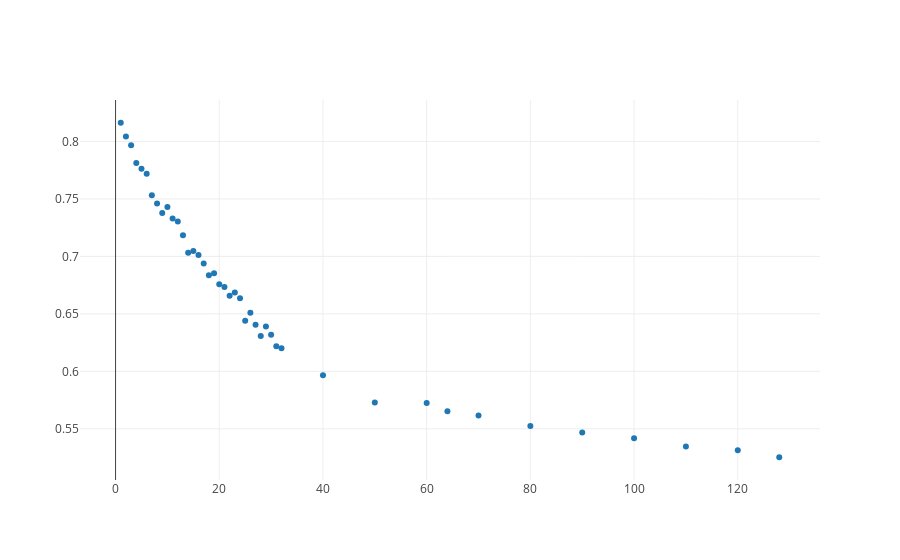

Write notebook code for a chart like this one.
### Code cell
# Create a trace
trace = go.Scatter(
    x = [x[0] for x in scatterplot],
    y = [x[1] for x in scatterplot],
    mode = 'markers'
)

data = [trace]

# Plot and embed in ipython notebook!
iplot(data)

### Figure 1 — Plotly figure (JSON) as saved in the notebook; plotly's stock layout.template omitted (floating-point values rounded to 4 significant figures)
{"data": [{"mode": "markers", "type": "scatter", "uid": "47599bf5-9d0b-4ee1-a353-48fd38a4c538", "x": [1, 2, 4, 8, 16, 32, 64, 128, 3, 5, 6, 7, 9, 10, 11, 12, 13, 14, 15, 17, 18, 19, 20, 40, 50, 80, 100, 120, 110, 90, 21, 25, 70, 60, 23, 28, 22, 27, 29, 30, 31, 26, 24], "y": [0.8163, 0.8042, 0.7812, 0.7461, 0.7013, 0.62, 0.5654, 0.5252, 0.7967, 0.7763, 0.772, 0.7533, 0.7377, 0.7429, 0.7329, 0.7304, 0.7185, 0.7033, 0.7046, 0.6937, 0.6836, 0.6854, 0.6759, 0.5966, 0.5729, 0.5523, 0.5418, 0.5314, 0.5346, 0.5468, 0.6734, 0.6441, 0.5615, 0.5724, 0.6687, 0.6307, 0.6657, 0.6406, 0.6391, 0.6319, 0.6219, 0.651, 0.6637]}], "layout": {}}
